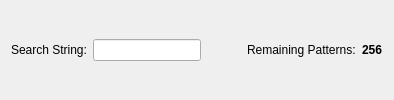
      <widget class="QWidget" name="widget_4" native="true">
       <layout class="QHBoxLayout" name="horizontalLayout_3">
        <item>
         <widget class="QLabel" name="label_2">
          <property name="sizePolicy">
           <sizepolicy hsizetype="Fixed" vsizetype="Fixed">
            <horstretch>0</horstretch>
            <verstretch>0</verstretch>
           </sizepolicy>
          </property>
          <property name="text">
           <string>Search String:</string>
          </property>
         </widget>
        </item>
        <item>
         <widget class="QLineEdit" name="lineEdit">
          <property name="sizePolicy">
           <sizepolicy hsizetype="Preferred" vsizetype="Fixed">
            <horstretch>0</horstretch>
            <verstretch>0</verstretch>
           </sizepolicy>
          </property>
          <property name="contextMenuPolicy">
           <enum>Qt::ActionsContextMenu</enum>
          </property>
          <property name="frame">
           <bool>true</bool>
          </property>
         </widget>
        </item>
        <item>
         <spacer name="horizontalSpacer_2">
          <property name="orientation">
           <enum>Qt::Horizontal</enum>
          </property>
          <property name="sizeHint" stdset="0">
           <size>
            <width>40</width>
            <height>20</height>
           </size>
          </property>
         </spacer>
        </item>
        <item>
         <widget class="QLabel" name="label_3">
          <property name="text">
           <string>Remaining Patterns:</string>
          </property>
         </widget>
        </item>
        <item>
         <widget class="QLabel" name="remainingPatterns">
          <property name="sizePolicy">
           <sizepolicy hsizetype="Fixed" vsizetype="Fixed">
            <horstretch>0</horstretch>
            <verstretch>0</verstretch>
           </sizepolicy>
          </property>
          <property name="font">
           <font>
            <weight>75</weight>
            <bold>true</bold>
            <underline>false</underline>
           </font>
          </property>
          <property name="text">
           <string>256</string>
          </property>
         </widget>
        </item>
       </layout>
      </widget>
